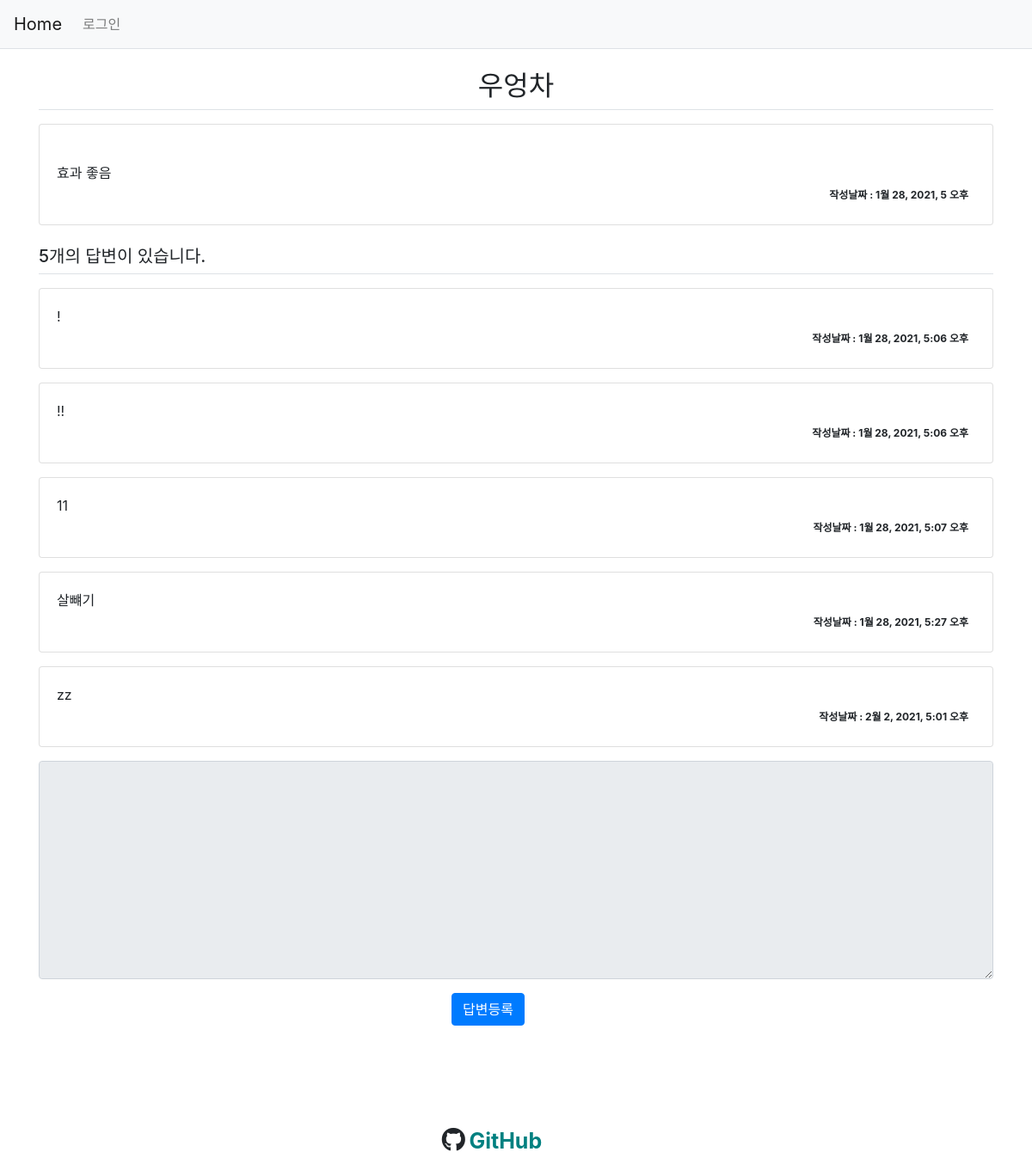
The page /22/ on the database its author committed.
### pybo/models.py (models this page shows, shortened)
class Question(models.Model):
    subject = models.CharField(max_length=200)  # 최대 200자 까지 입력 가능
    content = models.TextField()
    create_date = models.DateTimeField()
    photo = models.ImageField(upload_to="photo")
    author = models.ForeignKey(
        User, on_delete=models.CASCADE, null=True
    )  # 계정이 삭제되면 연결된 질문 데이터 삭제

class Answer(models.Model):
    question = models.ForeignKey(Question, on_delete=models.CASCADE)
    content = models.TextField()
    create_date = models.DateTimeField()
    author = models.ForeignKey(
        User, on_delete=models.CASCADE, null=True
    )  # 계정이 삭제되면 연결된 질문 데이터 삭제

### pybo/views.py (the view)
# urls.py: path("<int:pk>/", views.detail, name="detail"),
def detail(request, pk):
    try:
        get_question = Question.objects.get(pk=pk)
        context = {"get_question": get_question}
    except Question.DoesNotExist:
        messages.error(request, "조회된 질문이 없습니다.")
        return redirect("pybo:index")
    return render(request, "templates/detail.html", context)

### templates/detail.html (shortened to what this page needs)
{% extends 'base.html' %}
{% load static %}
    {% block content %}
    <div class="container my-3">
        <h2 class="border-bottom py-2" style="text-align: center;"> {{get_question.subject}}</h2>
        <div class="card my-3">
            <div class="card-body">
                <div class="card-text" style="white-space: pre-line;" >
                    {{get_question.content}}
                </div>
                <div class="d-flex justify-content-end">
                    <div class="badge badge-light p-2" style="background-color: white;">
                        작성날짜 : {{get_question.create_date}}
                    </div>
                </div>
            </div>
        </div>
        <h5 class="border-bottom my-3 py-2">{{get_question.answer_set.count}}개의 답변이 있습니다.</h5>
        {% for answer in get_question.answer_set.all %}
            <div class="card my-3">
                <div class="card-body" >
                    <div class="card-text" style="white-space: pre-line;"> {{answer.content}} </div>
                    <div class="d-flex justify-content-end">
                        <div class="badge badge-light p-2" style="background-color: white;">
                            <span>작성날짜 : {{answer.create_date}}</span>
                        </div>
                    </div>
                </div>
        </div>
        {% endfor %}
    <form action=" {% url 'pybo:answer_create' get_question.id %} " method="POST" class="my-3">
        <div class="form-group">
            <textarea {% if not user.is_authenticated %}disabled{% endif %}
              name="content" id="content" class="form-control" rows="10"></textarea>
        </div>
        <input type="submit" value="답변등록" class="btn btn-primary" style="position: relative; left: 480px;">
    </form>
    {% endblock  %}

### rows shown on the page
Question: subject "우엉차", content "효과 좋음", create_date "1월 28, 2021, 5 오후", answer_set.count "5"
Answer: content "!", create_date "1월 28, 2021, 5:06 오후"
Answer: content "!!", create_date "1월 28, 2021, 5:06 오후"
Answer: content "11", create_date "1월 28, 2021, 5:07 오후"
Answer: content "살뺴기", create_date "1월 28, 2021, 5:27 오후"
Answer: content "zz", create_date "2월 2, 2021, 5:01 오후"
